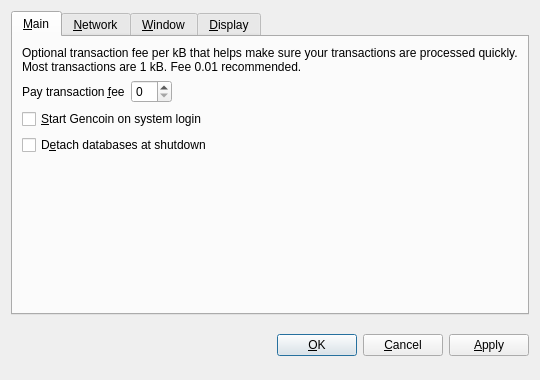
<?xml version="1.0" encoding="UTF-8"?>
<ui version="4.0">
 <class>OptionsDialog</class>
 <widget class="QDialog" name="OptionsDialog">
  <property name="geometry">
   <rect>
    <x>0</x>
    <y>0</y>
    <width>540</width>
    <height>380</height>
   </rect>
  </property>
  <property name="windowTitle">
   <string>Options</string>
  </property>
  <property name="modal">
   <bool>true</bool>
  </property>
  <layout class="QVBoxLayout" name="verticalLayout">
   <item>
    <widget class="QTabWidget" name="tabWidget">
     <property name="tabPosition">
      <enum>QTabWidget::North</enum>
     </property>
     <property name="currentIndex">
      <number>0</number>
     </property>
     <widget class="QWidget" name="tabMain">
      <attribute name="title">
       <string>&amp;Main</string>
      </attribute>
      <layout class="QVBoxLayout" name="verticalLayout_Main">
       <item>
        <widget class="QLabel" name="transactionFeeInfoLabel">
         <property name="text">
          <string>Optional transaction fee per kB that helps make sure your transactions are processed quickly. Most transactions are 1 kB. Fee 0.01 recommended.</string>
         </property>
         <property name="textFormat">
          <enum>Qt::PlainText</enum>
         </property>
         <property name="wordWrap">
          <bool>true</bool>
         </property>
        </widget>
       </item>
       <item>
        <layout class="QHBoxLayout" name="horizontalLayout_Main">
         <item>
          <widget class="QLabel" name="transactionFeeLabel">
           <property name="text">
            <string>Pay transaction &amp;fee</string>
           </property>
           <property name="textFormat">
            <enum>Qt::PlainText</enum>
           </property>
           <property name="buddy">
            <cstring>transactionFee</cstring>
           </property>
          </widget>
         </item>
         <item>
          <widget class="GencoinAmountField" name="transactionFee"/>
         </item>
         <item>
          <spacer name="horizontalSpacer_Main">
           <property name="orientation">
            <enum>Qt::Horizontal</enum>
           </property>
           <property name="sizeHint" stdset="0">
            <size>
             <width>40</width>
             <height>20</height>
            </size>
           </property>
          </spacer>
         </item>
        </layout>
       </item>
       <item>
        <widget class="QCheckBox" name="gencoinAtStartup">
         <property name="toolTip">
          <string>Automatically start Gencoin after logging in to the system.</string>
         </property>
         <property name="text">
          <string>&amp;Start Gencoin on system login</string>
         </property>
        </widget>
       </item>
       <item>
        <widget class="QCheckBox" name="detachDatabases">
         <property name="toolTip">
          <string>Detach block and address databases at shutdown. This means they can be moved to another data directory, but it slows down shutdown. The wallet is always detached.</string>
         </property>
         <property name="text">
          <string>D&amp;etach databases at shutdown</string>
         </property>
        </widget>
       </item>
       <item>
        <spacer name="verticalSpacer_Main">
         <property name="orientation">
          <enum>Qt::Vertical</enum>
         </property>
         <property name="sizeHint" stdset="0">
          <size>
           <width>20</width>
           <height>40</height>
          </size>
         </property>
        </spacer>
       </item>
      </layout>
     </widget>
     <widget class="QWidget" name="tabNetwork">
      <attribute name="title">
       <string>&amp;Network</string>
      </attribute>
      <layout class="QVBoxLayout" name="verticalLayout_Network">
       <item>
        <widget class="QCheckBox" name="mapPortUpnp">
         <property name="toolTip">
          <string>Automatically open the Gencoin client port on the router. This only works when your router supports UPnP and it is enabled.</string>
         </property>
         <property name="text">
          <string>Map port using &amp;UPnP</string>
         </property>
        </widget>
       </item>
       <item>
        <widget class="QCheckBox" name="connectSocks">
         <property name="toolTip">
          <string>Connect to the Gencoin network through a SOCKS proxy (e.g. when connecting through Tor).</string>
         </property>
         <property name="text">
          <string>Connect through &amp;SOCKS proxy:</string>
         </property>
        </widget>
       </item>
       <item>
        <layout class="QHBoxLayout" name="horizontalLayout_Network">
         <item>
          <widget class="QLabel" name="proxyIpLabel">
           <property name="text">
            <string>Proxy &amp;IP:</string>
           </property>
           <property name="textFormat">
            <enum>Qt::PlainText</enum>
           </property>
           <property name="buddy">
            <cstring>proxyIp</cstring>
           </property>
          </widget>
         </item>
         <item>
          <widget class="QValidatedLineEdit" name="proxyIp">
           <property name="maximumSize">
            <size>
             <width>140</width>
             <height>16777215</height>
            </size>
           </property>
           <property name="toolTip">
            <string>IP address of the proxy (e.g. 127.0.0.1)</string>
           </property>
          </widget>
         </item>
         <item>
          <widget class="QLabel" name="proxyPortLabel">
           <property name="text">
            <string>&amp;Port:</string>
           </property>
           <property name="textFormat">
            <enum>Qt::PlainText</enum>
           </property>
           <property name="buddy">
            <cstring>proxyPort</cstring>
           </property>
          </widget>
         </item>
         <item>
          <widget class="QLineEdit" name="proxyPort">
           <property name="maximumSize">
            <size>
             <width>55</width>
             <height>16777215</height>
            </size>
           </property>
           <property name="toolTip">
            <string>Port of the proxy (e.g. 9050)</string>
           </property>
          </widget>
         </item>
         <item>
          <widget class="QLabel" name="socksVersionLabel">
           <property name="text">
            <string>SOCKS &amp;Version:</string>
           </property>
           <property name="textFormat">
            <enum>Qt::PlainText</enum>
           </property>
           <property name="buddy">
            <cstring>socksVersion</cstring>
           </property>
          </widget>
         </item>
         <item>
          <widget class="QValueComboBox" name="socksVersion">
           <property name="toolTip">
            <string>SOCKS version of the proxy (e.g. 5)</string>
           </property>
          </widget>
         </item>
         <item>
          <spacer name="horizontalSpacer_Network">
           <property name="orientation">
            <enum>Qt::Horizontal</enum>
           </property>
           <property name="sizeHint" stdset="0">
            <size>
             <width>40</width>
             <height>20</height>
            </size>
           </property>
          </spacer>
         </item>
        </layout>
       </item>
       <item>
        <spacer name="verticalSpacer_Network">
         <property name="orientation">
          <enum>Qt::Vertical</enum>
         </property>
         <property name="sizeHint" stdset="0">
          <size>
           <width>20</width>
           <height>40</height>
          </size>
         </property>
        </spacer>
       </item>
      </layout>
     </widget>
     <widget class="QWidget" name="tabWindow">
      <attribute name="title">
       <string>&amp;Window</string>
      </attribute>
      <layout class="QVBoxLayout" name="verticalLayout_Window">
       <item>
        <widget class="QCheckBox" name="minimizeToTray">
         <property name="toolTip">
          <string>Show only a tray icon after minimizing the window.</string>
         </property>
         <property name="text">
          <string>Minimize to the &amp;tray instead of the taskbar</string>
         </property>
        </widget>
       </item>
       <item>
        <widget class="QCheckBox" name="minimizeOnClose">
         <property name="toolTip">
          <string>Minimize instead of exit the application when the window is closed. When this option is enabled, the application will be closed only after selecting Quit in the menu.</string>
         </property>
         <property name="text">
          <string>M&amp;inimize on close</string>
         </property>
        </widget>
       </item>
       <item>
        <spacer name="verticalSpacer_Window">
         <property name="orientation">
          <enum>Qt::Vertical</enum>
         </property>
         <property name="sizeHint" stdset="0">
          <size>
           <width>20</width>
           <height>40</height>
          </size>
         </property>
        </spacer>
       </item>
      </layout>
     </widget>
     <widget class="QWidget" name="tabDisplay">
      <attribute name="title">
       <string>&amp;Display</string>
      </attribute>
      <layout class="QVBoxLayout" name="verticalLayout_Display">
       <item>
        <layout class="QHBoxLayout" name="horizontalLayout_1_Display">
         <item>
          <widget class="QLabel" name="langLabel">
           <property name="text">
            <string>User Interface &amp;language:</string>
           </property>
           <property name="textFormat">
            <enum>Qt::PlainText</enum>
           </property>
           <property name="buddy">
            <cstring>lang</cstring>
           </property>
          </widget>
         </item>
         <item>
          <widget class="QValueComboBox" name="lang">
           <property name="toolTip">
            <string>The user interface language can be set here. This setting will take effect after restarting Gencoin.</string>
           </property>
          </widget>
         </item>
        </layout>
       </item>
       <item>
        <layout class="QHBoxLayout" name="horizontalLayout_2_Display">
         <item>
          <widget class="QLabel" name="unitLabel">
           <property name="text">
            <string>&amp;Unit to show amounts in:</string>
           </property>
           <property name="textFormat">
            <enum>Qt::PlainText</enum>
           </property>
           <property name="buddy">
            <cstring>unit</cstring>
           </property>
          </widget>
         </item>
         <item>
          <widget class="QValueComboBox" name="unit">
           <property name="toolTip">
            <string>Choose the default subdivision unit to show in the interface and when sending coins.</string>
           </property>
          </widget>
         </item>
        </layout>
       </item>
       <item>
        <widget class="QCheckBox" name="displayAddresses">
         <property name="toolTip">
          <string>Whether to show Gencoin addresses in the transaction list or not.</string>
         </property>
         <property name="text">
          <string>Display addresses in &amp;transaction list</string>
         </property>
        </widget>
       </item>
       <item>
        <spacer name="verticalSpacer_Display">
         <property name="orientation">
          <enum>Qt::Vertical</enum>
         </property>
         <property name="sizeHint" stdset="0">
          <size>
           <width>20</width>
           <height>40</height>
          </size>
         </property>
        </spacer>
       </item>
      </layout>
     </widget>
    </widget>
   </item>
   <item>
    <layout class="QHBoxLayout" name="horizontalLayout_Buttons">
     <item>
      <spacer name="horizontalSpacer_1">
       <property name="orientation">
        <enum>Qt::Horizontal</enum>
       </property>
       <property name="sizeHint" stdset="0">
        <size>
         <width>40</width>
         <height>48</height>
        </size>
       </property>
      </spacer>
     </item>
     <item>
      <widget class="QLabel" name="statusLabel">
       <property name="font">
        <font>
         <weight>75</weight>
         <bold>true</bold>
        </font>
       </property>
       <property name="text">
        <string/>
       </property>
       <property name="textFormat">
        <enum>Qt::PlainText</enum>
       </property>
       <property name="wordWrap">
        <bool>true</bool>
       </property>
      </widget>
     </item>
     <item>
      <spacer name="horizontalSpacer_2">
       <property name="orientation">
        <enum>Qt::Horizontal</enum>
       </property>
       <property name="sizeHint" stdset="0">
        <size>
         <width>40</width>
         <height>48</height>
        </size>
       </property>
      </spacer>
     </item>
     <item>
      <widget class="QPushButton" name="okButton">
       <property name="text">
        <string>&amp;OK</string>
       </property>
      </widget>
     </item>
     <item>
      <widget class="QPushButton" name="cancelButton">
       <property name="text">
        <string>&amp;Cancel</string>
       </property>
       <property name="autoDefault">
        <bool>false</bool>
       </property>
      </widget>
     </item>
     <item>
      <widget class="QPushButton" name="applyButton">
       <property name="text">
        <string>&amp;Apply</string>
       </property>
       <property name="autoDefault">
        <bool>false</bool>
       </property>
      </widget>
     </item>
    </layout>
   </item>
  </layout>
 </widget>
 <customwidgets>
  <customwidget>
   <class>GencoinAmountField</class>
   <extends>QSpinBox</extends>
   <header>gencoinamountfield.h</header>
  </customwidget>
  <customwidget>
   <class>QValueComboBox</class>
   <extends>QComboBox</extends>
   <header>qvaluecombobox.h</header>
  </customwidget>
  <customwidget>
   <class>QValidatedLineEdit</class>
   <extends>QLineEdit</extends>
   <header>qvalidatedlineedit.h</header>
  </customwidget>
 </customwidgets>
 <resources/>
 <connections/>
</ui>
